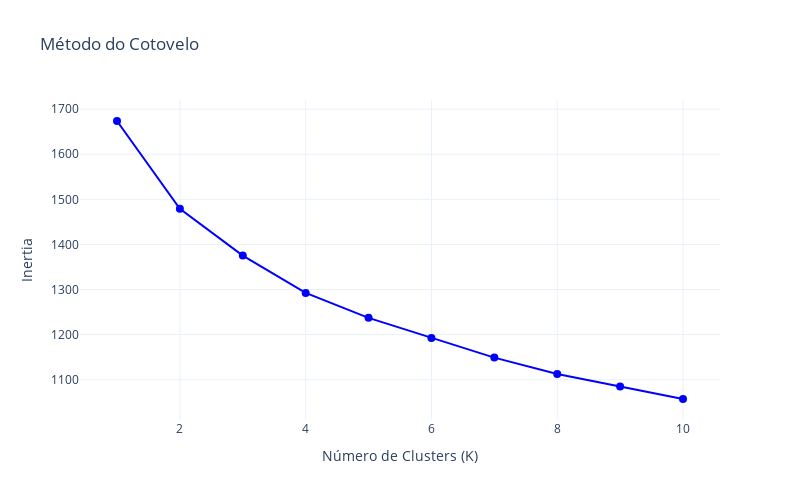

The code cell stored with this chart in its notebook:
### Code cell
# Método do Cotovelo
inertia = []
K_range = range(1, 11)
for k in K_range:
    kmeans = KMeans(n_clusters=k, random_state=42)
    kmeans.fit(df_pca)
    inertia.append(kmeans.inertia_)
# Plot do Elbow
fig = go.Figure()
fig.add_trace(
    go.Scatter(
        x=list(K_range),  # Convertendo range para lista
        y=inertia,
        mode='lines+markers',
        marker=dict(size=8, color='blue'),
        line=dict(width=2),
        name='Inertia'
    )
)
fig.update_layout(
    title='Método do Cotovelo',
    xaxis_title='Número de Clusters (K)',
    yaxis_title='Inertia',
    template='plotly_white',
    width=800,
    height=500
)
fig.show()

### Figure 1 — Plotly figure (JSON) as saved in the notebook; plotly's stock layout.template omitted (floating-point values rounded to 4 significant figures)
{"data": [{"line": {"width": 2}, "marker": {"color": "blue", "size": 8}, "mode": "lines+markers", "name": "Inertia", "type": "scatter", "x": [1, 2, 3, 4, 5, 6, 7, 8, 9, 10], "y": [1674.0, 1479.0, 1375.0, 1292.0, 1237.0, 1192.0, 1149.0, 1113.0, 1085.0, 1057.0]}], "layout": {"height": 500, "title": {"text": "Método do Cotovelo"}, "width": 800, "xaxis": {"title": {"text": "Número de Clusters (K)"}}, "yaxis": {"title": {"text": "Inertia"}}}}
